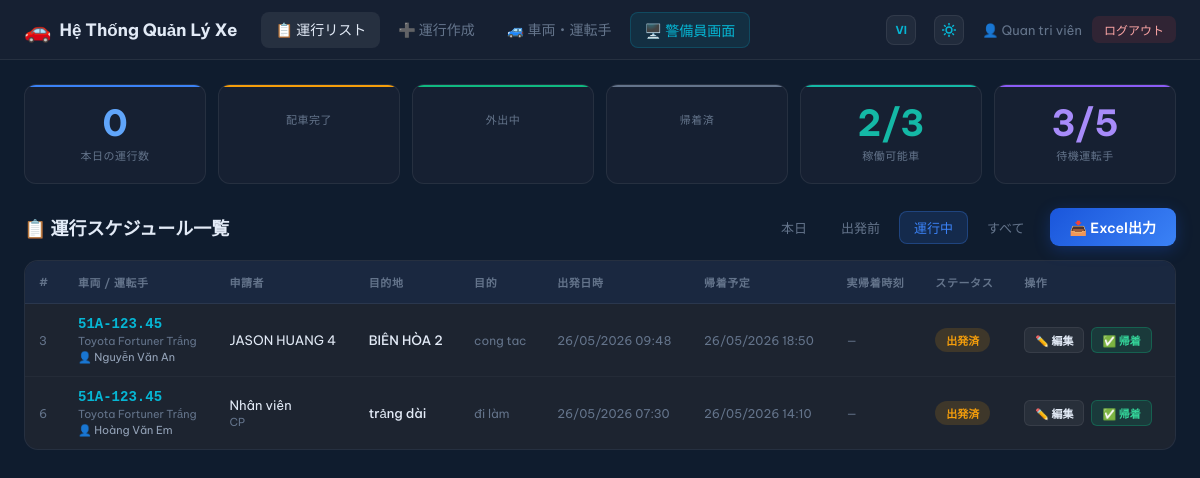
The app's page /index.php?lang=jp&filter=active (signed in) with its own data.
### tables this page shows
CREATE TABLE `trips` (
  `id` int(11) NOT NULL,
  `vehicle_id` int(11) NOT NULL,
  `driver_id` int(11) NOT NULL,
  `requester_name` varchar(100) NOT NULL,
  `requester_dept` varchar(100) DEFAULT NULL,
  `companions` varchar(500) DEFAULT NULL,
  `destination` varchar(255) NOT NULL,
  `purpose` text NOT NULL,
  `departure_time` datetime NOT NULL,
  `expected_return` datetime DEFAULT NULL,
  `actual_return` datetime DEFAULT NULL,
  `status` enum('scheduled','departed','returned','cancelled') DEFAULT 'scheduled',
  `gate_out_note` varchar(255) DEFAULT NULL,
  `gate_in_note` varchar(255) DEFAULT NULL,
  `created_by` int(11) DEFAULT NULL,
  `created_at` timestamp NOT NULL DEFAULT current_timestamp(),
  `updated_at` timestamp NOT NULL DEFAULT current_timestamp() ON UPDATE current_timestamp()
);

CREATE TABLE `vehicles` (
  `id` int(11) NOT NULL,
  `plate_number` varchar(20) NOT NULL,
  `vehicle_name` varchar(100) NOT NULL,
  `vehicle_type` varchar(50) DEFAULT 'Sedan',
  `status` enum('available','in_use','maintenance') DEFAULT 'available',
  `notes` text DEFAULT NULL,
  `created_at` timestamp NOT NULL DEFAULT current_timestamp()
);

CREATE TABLE `drivers` (
  `id` int(11) NOT NULL,
  `full_name` varchar(100) NOT NULL,
  `phone` varchar(20) DEFAULT NULL,
  `license_number` varchar(50) DEFAULT NULL,
  `status` enum('available','on_trip','off') DEFAULT 'available',
  `created_at` timestamp NOT NULL DEFAULT current_timestamp()
);

### includes/auth.php (called while the page is built, shortened)
<?php
function currentUser() {
    return [
        'id'        => $_SESSION['user_id'] ?? null,
        'username'  => $_SESSION['username'] ?? '',
        'full_name' => $_SESSION['full_name'] ?? '',
        'role'      => $_SESSION['role'] ?? 'staff',
    ];
}
function isAdmin() {
    return ($_SESSION['role'] ?? '') === 'admin';
}

### includes/config.php (called while the page is built, shortened)
<?php
function sanitize($str) {
    return htmlspecialchars(trim($str), ENT_QUOTES, 'UTF-8');
}
function formatDateTime($dt) {
    return date('d/m/Y H:i', strtotime($dt));
}
function tripStatusLabel($status) {
    $map = [
        'scheduled' => ['label' => 'Đã lên lịch', 'class' => 'status-scheduled'],
        'departed'  => ['label' => 'Đã xuất phát', 'class' => 'status-departed'],
        'returned'  => ['label' => 'Đã về', 'class' => 'status-returned'],
        'cancelled' => ['label' => 'Đã hủy', 'class' => 'status-cancelled'],
    ];
    return $map[$status] ?? ['label' => $status, 'class' => ''];
}

### index.php (the view, shortened to what this page needs)
<?php
require_once 'includes/config.php';
require_once 'includes/auth.php';
$user = currentUser();
$lang = $_GET['lang'] ?? 'vi';
$txt = $lang_pack[$lang];
$status_text_map = [
    'scheduled' => $txt['status_scheduled'],
    'departed'  => $txt['status_departed'],
    'returned'  => $txt['status_returned'],
    'cancelled' => $txt['status_cancelled']
];
$stats = $pdo->query("
    SELECT
        COUNT(*) as total,
        SUM(status='scheduled') as scheduled,
        SUM(status='departed') as departed,
        SUM(status='returned') as returned,
        SUM(status='cancelled') as cancelled
    FROM trips WHERE DATE(departure_time) = CURDATE()
")->fetch();
$availableVehicles = $pdo->query("SELECT COUNT(*) FROM vehicles WHERE status='available'")->fetchColumn();
$totalVehicles     = $pdo->query("SELECT COUNT(*) FROM vehicles")->fetchColumn();
$availableDrivers  = $pdo->query("SELECT COUNT(*) FROM drivers WHERE status='available'")->fetchColumn();
$totalDrivers      = $pdo->query("SELECT COUNT(*) FROM drivers")->fetchColumn();
$filter     = $_GET['filter'] ?? 'today';
$dateError  = '';
$start_date = '';
$end_date   = '';
$params     = [];
if ($filter === 'today') {
    $where = "DATE(t.departure_time) = CURDATE()";
} elseif ($filter === 'upcoming') {
    $where = "t.departure_time > NOW() AND t.status='scheduled'";
} elseif ($filter === 'active') {
    $where = "t.status='departed'";
} else {
    $where = "1=1";
}
if (!empty($params)) {
    $sql = "SELECT t.*, v.plate_number, v.vehicle_name, d.full_name as driver_name, u.full_name as created_by_name
            FROM trips t
            LEFT JOIN vehicles v ON t.vehicle_id = v.id
            LEFT JOIN drivers d ON t.driver_id = d.id
            LEFT JOIN users u ON t.created_by = u.id
            WHERE $where
            ORDER BY t.departure_time DESC LIMIT 500";
    $stmt = $pdo->prepare($sql);
    $stmt->execute($params);
    $trips = $stmt->fetchAll();
} else {
    $trips = $pdo->query("
        SELECT t.*, v.plate_number, v.vehicle_name, d.full_name as driver_name, u.full_name as created_by_name
        FROM trips t
        LEFT JOIN vehicles v ON t.vehicle_id = v.id
        LEFT JOIN drivers d ON t.driver_id = d.id
        LEFT JOIN users u ON t.created_by = u.id
        WHERE $where
        ORDER BY t.departure_time DESC LIMIT 100
    ")->fetchAll();
}
$exportUrl = '';
if ($filter === 'all' && !$dateError) {
    $exportUrl = 'export_trip_report.php?filter=all'
               . '&start_date=' . urlencode($start_date)
               . '&end_date='   . urlencode($end_date);
} elseif ($filter !== 'all') {
    $exportUrl = 'export_trip_report.php?filter=' . urlencode($filter);
}
$exportUrl .= '&lang=' . $lang;
?>
<!DOCTYPE html>
<html lang="<?= $lang ?>">
<head>
<link rel="stylesheet" href="assets/css/panel.css">
</head>
<body>
<nav class="navbar">
    <div class="nav-brand"><span class="nav-icon">🚗</span><span><?= SITE_NAME ?></span></div>
    <div class="nav-links">
        <a href="index.php?lang=<?= $lang ?>" class="active"><?= $txt['nav_trips'] ?></a>
        <a href="trip_form.php?lang=<?= $lang ?>"><?= $txt['nav_create'] ?></a>
        <?php if (isAdmin()): ?><a href="vehicles.php?lang=<?= $lang ?>"><?= $txt['nav_vehicles'] ?></a><?php endif; ?>
        <a href="dashboard.php?lang=<?= $lang ?>" target="_blank" class="nav-dashboard"><?= $txt['nav_dashboard'] ?></a>
    </div>
    <div class="nav-user">
        <a href="?lang=<?= $lang === 'vi' ? 'jp' : 'vi' ?>&filter=<?= urlencode($filter) ?><?= $start_date ? '&start_date='.$start_date.'&end_date='.$end_date : '' ?>" class="theme-toggle-btn" title="Chuyển đổi ngôn ngữ / 言語切替" style="text-decoration:none; font-family:'Be Vietnam Pro',sans-serif; font-size:11px; font-weight:700; display:inline-flex;">
            <?= $lang === 'vi' ? 'JP' : 'VI' ?>
        </a>
        <button id="theme-toggle" class="theme-toggle-btn" title="Thay đổi giao diện Sáng / Tối">
        </button>
        <span>👤 <?= sanitize($user['full_name']) ?></span>
        <a href="logout.php" class="btn-logout"><?= $txt['logout'] ?></a>
    </div>
</nav>
<div class="container">
    <div class="stats-row">
        <div class="stat-card blue"><div class="stat-num"><?= $stats['total'] ?></div><div class="stat-label"><?= $txt['stat_today'] ?></div></div>
        <div class="stat-card yellow"><div class="stat-num"><?= $stats['scheduled'] ?></div><div class="stat-label"><?= $txt['stat_scheduled'] ?></div></div>
        <div class="stat-card green"><div class="stat-num"><?= $stats['departed'] ?></div><div class="stat-label"><?= $txt['stat_departed'] ?></div></div>
        <div class="stat-card gray"><div class="stat-num"><?= $stats['returned'] ?></div><div class="stat-label"><?= $txt['stat_returned'] ?></div></div>
        <div class="stat-card teal"><div class="stat-num"><?= $availableVehicles ?>/<?= $totalVehicles ?></div><div class="stat-label"><?= $txt['stat_ready'] ?></div></div>
        <div class="stat-card purple"><div class="stat-num"><?= $availableDrivers ?>/<?= $totalDrivers ?></div><div class="stat-label"><?= $txt['stat_drivers'] ?></div></div>
    </div>
    <div class="table-header">
        <h2 class="table-title"><?= $txt['table_title'] ?></h2>
        <div class="table-actions">
            <div class="filter-tabs">
                <?php foreach (['today' => $txt['tab_today'], 'upcoming' => $txt['tab_upcoming'], 'active' => $txt['tab_active'], 'all' => $txt['tab_all']] as $k => $v): ?>
                <a href="?filter=<?= $k ?>&lang=<?= $lang ?>" class="filter-tab <?= ($filter === $k ? 'active' : '') ?>"><?= $v ?></a>
                <?php endforeach; ?>
            </div>
            <?php if ($filter === 'all' && $dateError): ?>
            <button class="btn-primary" disabled style="opacity:.45;cursor:not-allowed"><?= $txt['export_excel'] ?></button>
            <?php else: ?>
            <a href="<?= htmlspecialchars($exportUrl) ?>" class="btn-primary"><?= $txt['export_excel'] ?></a>
            <?php endif; ?>
        </div>
    </div>
    <div class="table-wrap">
        <table class="data-table">
            <thead>
                <tr>
                    <th><?= $txt['th_id'] ?></th>
                    <th><?= $txt['th_veh_driver'] ?></th>
                    <th><?= $txt['th_requester'] ?></th>
                    <th><?= $txt['th_destination'] ?></th>
                    <th><?= $txt['th_purpose'] ?></th>
                    <th><?= $txt['th_depart'] ?></th>
                    <th><?= $txt['th_expected'] ?></th>
                    <th><?= $txt['th_actual'] ?></th>
                    <th><?= $txt['th_status'] ?></th>
                    <th><?= $txt['th_actions'] ?></th>
                </tr>
            </thead>
            <tbody>
            <?php if (empty($trips)): ?>
            <tr><td colspan="10" class="no-data"><?= $dateError ? $txt['err_fix_date'] : $txt['no_data'] ?></td></tr>
            <?php else: ?>
            <?php foreach ($trips as $t):
                $sl = tripStatusLabel($t['status']);
                $statusText = $status_text_map[$t['status']] ?? $sl['label'];
            ?>
            <tr class="trip-row <?= $t['status'] ?>">
                <td class="td-id"><?= $t['id'] ?></td>
                <td>
                    <div class="vehicle-info">
                        <span class="plate"><?= sanitize($t['plate_number']) ?></span>
                        <span class="vehicle-name"><?= sanitize($t['vehicle_name']) ?></span>
                        <span class="driver">👤 <?= sanitize($t['driver_name']) ?></span>
                    </div>
                </td>
                <td>
                    <div><?= sanitize($t['requester_name']) ?></div>
                    <?php if ($t['requester_dept']): ?><small class="dept"><?= sanitize($t['requester_dept']) ?></small><?php endif; ?>
                </td>
                <td class="destination"><?= sanitize($t['destination']) ?></td>
                <td class="purpose-cell"><?= sanitize(mb_strimwidth($t['purpose'], 0, 50, '...')) ?></td>
                <td class="time-cell"><?= formatDateTime($t['departure_time']) ?></td>
                <td class="time-cell"><?= formatDateTime($t['expected_return']) ?></td>
                <td class="time-cell <?= $t['actual_return'] ? 'has-value' : '' ?>"><?= $t['actual_return'] ? formatDateTime($t['actual_return']) : '—' ?></td>
                <td><span class="badge <?= $sl['class'] ?>"><?= $statusText ?></span></td>
                <td class="actions-cell">
                    <a href="trip_form.php?id=<?= $t['id'] ?>&lang=<?= $lang ?>" class="btn-sm edit"><?= $txt['btn_edit'] ?></a>
                    <?php if ($t['status'] === 'scheduled'): ?>
                    <form method="POST" action="index.php?lang=<?= $lang ?>&filter=<?= urlencode($filter) ?>" style="display:inline">
                        <input type="hidden" name="action" value="update_status"><input type="hidden" name="trip_id" value="<?= $t['id'] ?>"><input type="hidden" name="status" value="departed">
                        <button class="btn-sm depart"><?= $txt['btn_depart'] ?></button>
                    </form>
                    <?php elseif ($t['status'] === 'departed'): ?>
                    <form method="POST" action="index.php?lang=<?= $lang ?>&filter=<?= urlencode($filter) ?>" style="display:inline">
                        <button class="btn-sm return"><?= $txt['btn_return'] ?></button>
                    </form>
                    <?php endif; ?>
                </td>
            </tr>
            <?php endforeach; ?>
            <?php endif; ?>
            </tbody>
        </table>
    </div>
</div>
</body>
</html>

### index.php (style rules this page uses)
.theme-toggle-btn { background: rgba(255, 255, 255, 0.05); border: 1px solid var(--border); color: var(--cyan); padding: 6px; border-radius: 8px; cursor: pointer; display: inline-flex; align-items: center; justify-content: center; transition: all 0.2s ease; width: 30px; height: 30px; margin-right: 8px; flex-shrink: 0; }
.theme-toggle-btn .sun-icon { display: block; }

### records on screen
trips: id "3", vehicle.plate_number "51A-123.45", vehicle.vehicle_name "Toyota Fortuner Trắng", driver.full_name "Nguyễn Văn An", requester_name "JASON HUANG 4", destination "BIÊN HÒA 2", purpose "cong tac", departure_time "26/05/2026 09:48", expected_return "26/05/2026 18:50", status "出発済"
trips: id "6", vehicle.plate_number "51A-123.45", vehicle.vehicle_name "Toyota Fortuner Trắng", driver.full_name "Hoàng Văn Em", requester_name "Nhân viên", requester_dept "CP", destination "trảng dài", purpose "đi làm", departure_time "26/05/2026 07:30", expected_return "26/05/2026 14:10", status "出発済"

### other values on screen
SITE_NAME "Hệ Thống Quản Lý Xe"
$txt['nav_trips'] "📋 運行リスト"
$txt['nav_create'] "➕ 運行作成"
$txt['nav_vehicles'] "🚙 車両・運転手"
$txt['nav_dashboard'] "🖥️ 警備員画面"
$user['full_name'] "Quan tri viên"
$txt['logout'] "ログアウト"
$stats['total'] "0"
$txt['stat_today'] "本日の運行数"
$txt['stat_scheduled'] "配車完了"
$txt['stat_departed'] "外出中"
$txt['stat_returned'] "帰着済"
$availableVehicles "2"
$totalVehicles "3"
$txt['stat_ready'] "稼働可能車"
